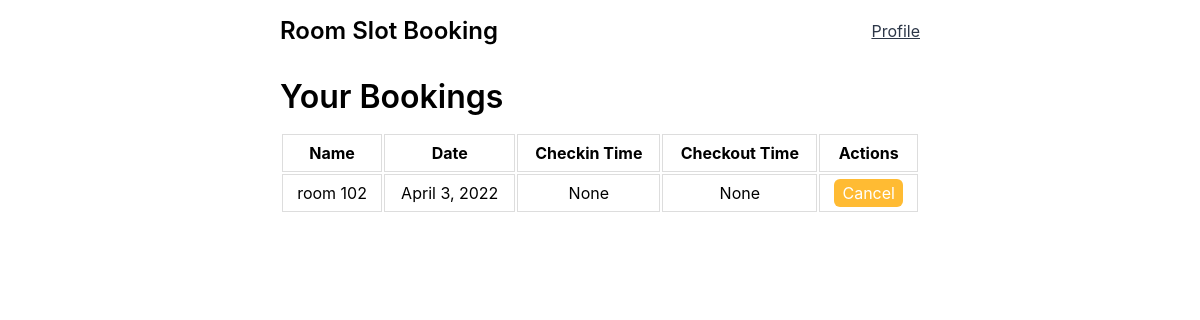
Before: /user/bookings (signed in) with the older database file.
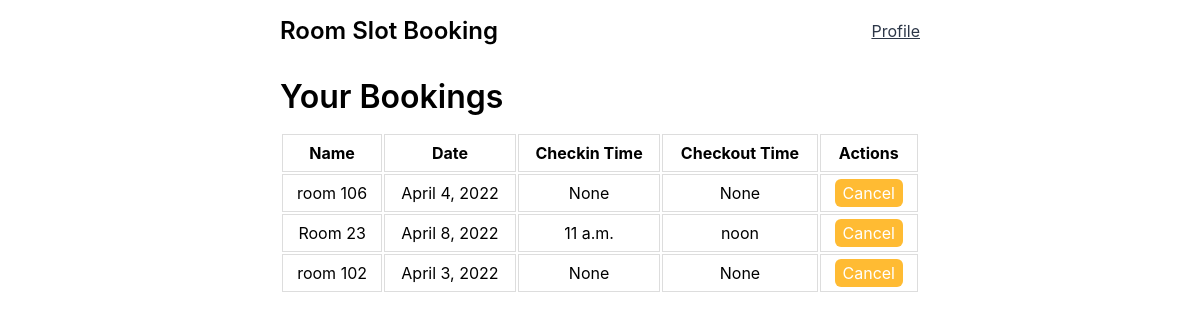
After: the same page with the newer database file.
### base/models.py (models this page shows, shortened)
class Booking(models.Model):
    user = models.ForeignKey(User, on_delete=models.DO_NOTHING)
    room = models.ForeignKey(Room, on_delete=models.CASCADE)

class Room(models.Model):
    name = models.CharField(max_length=30)
    date =  models.DateField()
    defined_check_in_time =  models.TimeField()
    defined_check_out_time = models.TimeField()
    advance_booking = models.IntegerField(default = 3)
    booked = models.BooleanField(default = False)
    USERNAME_FIELD = 'name'
    class Meta:
        ordering = ['date', 'defined_check_in_time']

### base/views.py (the view)
# urls.py: path('user/bookings', views.userBookings, name='user-bookings'),
@login_required(redirect_field_name='/signin')
def userBookings(request):
    user_object = User.objects.get(email=request.user.email)
    booking_object = Booking.objects.filter(user=user_object)
    context = {'user': user_object, 'bookings': booking_object}
    return render(request, 'base/user_bookings.html', context)

### base/templates/base/user_bookings.html (shortened to what this page needs)
{% extends 'layout.html' %}
{% block content %}
<div class="bookings-wrapper">
  <h1>Your Bookings</h1>
  {% if not bookings %}
  <div class="info-wrapper">
    <p class="info">No bookings found!</p>
  </div>
  {% else %}
  <div class="table-wrapper">
    <table>
      <tr>
        <th>Name</th>
        <th>Date</th>
        <th>Checkin Time</th>
        <th>Checkout Time</th>
        <th>Actions</th>
      </tr>
      {% for booking in bookings %}
      <tr>
        <td>{{booking.room.name}}</td>
        <td>{{booking.room.date}}</td>
        <td>{{booking.room.defined_check_in_time}}</td>
        <td>{{booking.room.defined_check_out_time}}</td>
        <td>
          <a
            class="btn btn-md btn-secondary"
            href="{% url 'cancel-room' booking.room.id %}"
          >
            Cancel
          </a>
        </td>
      </tr>
      {% endfor%}
    </table>
  </div>
  {% endif %}
</div>
{% endblock content %}

Changed rows visible on the page:
added Booking: room.name "room 106", room "April 4, 2022", room.defined_check_in_time "None", room.defined_check_out_time "None"
added Booking: room.name "Room 23", room "April 8, 2022", room.defined_check_in_time "11 a.m.", room.defined_check_out_time "noon"
